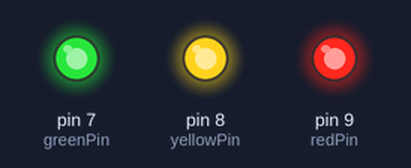
Bench run of a sketch on a simulated Arduino Uno, built with avr-gcc and run on an emulated ATmega328P. On the bench: output pins drawn as LEDs (lit = HIGH).

Above: at 0.12 s.
At 0.87 s:
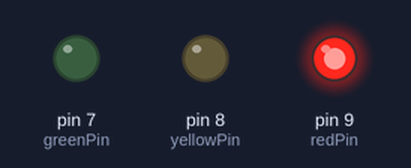
At 1.37 s:
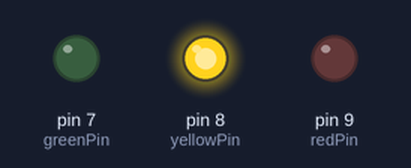
At 1.87 s:
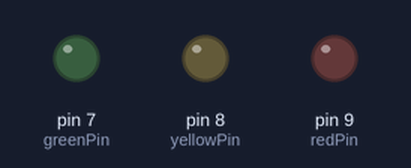
At 3.12 s:
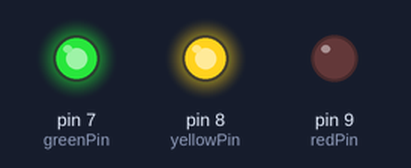
At 4.37 s:
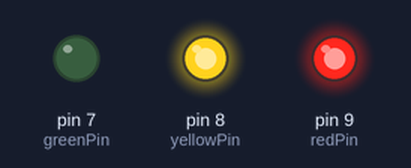
Timing chart, 0 to 4.7 s (numbered marks = the images above):
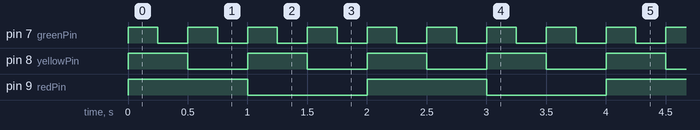

The sketch:

PROTOTHREAD_TEST.ino
```cpp
/*
 * NAME: PROTOTHREAD_TEST
 * AUTHOR: EDGAR CANO
 * DATE: 07/06/2021
 * VER: 0.1
 * DESCR:   - Para mostrar la ejecuión concrrente,
 *          - tres leds parpadean asincronamente
 *          - 1.0 s, 0.5 s y 0.25 s, respectivamente.
 */

#include <pt.h>
struct pt hilo1;    // Equivale  a un proceso concurrente
struct pt hilo2;
struct pt hilo3;

#define redPin   9
#define yellowPin 8
#define greenPin  7

void setup(){
  PT_INIT(&hilo1);   // Exige inicializar la variable utilizando un macro
  PT_INIT(&hilo2);   // requiere un puntero (valor de la DIR. MEMORIA)
  PT_INIT(&hilo3);   // donde se almacena el valor de la estructura.
}
void loop() {
  blinking1(&hilo1);
  blinking2(&hilo2);
  blinking3(&hilo3);
}

// Pasar como un parametro un puntero
void blinking1(struct pt *pt){
  /*Aqui inicia protothread*/
  PT_BEGIN(pt);                       //donde comienza el proto, pero requiere un puntero a la estructura
  static long previousMillis = 0;
  //void setup
   pinMode(redPin,OUTPUT);
 //  void loop() {
  do{
      digitalWrite(redPin,HIGH);
     //equivalente a delay(1000);
      previousMillis= millis();
      PT_WAIT_WHILE(pt, (millis()-previousMillis)<1000);       // espera un segundo.
      digitalWrite(redPin,LOW);
      previousMillis = millis();
      PT_WAIT_UNTIL(pt, (millis()-previousMillis)>=1000);       // espera un segundo.
   }while(true);
  PT_END(pt);
}

void blinking2(struct pt *pt){
  /*Aqui inicia protothread*/
  PT_BEGIN(pt);
  static long previousMillis = 0;
  //void setup
   pinMode(yellowPin,OUTPUT);
 //  void loop() {
  do{
      digitalWrite(yellowPin,HIGH);
      previousMillis = millis();
      PT_WAIT_WHILE(pt, (millis()-previousMillis)<500);
      digitalWrite(yellowPin,LOW);
      previousMillis = millis();
      PT_WAIT_UNTIL(pt, (millis()-previousMillis)>=500);
   }while(true);
  PT_END(pt);
}
void blinking3(struct pt *pt){
  /*Aqui inicia protothread*/
  PT_BEGIN(pt);
  static long previousMillis = 0;
  //void setup
   pinMode(greenPin,OUTPUT);
 //  void loop() {
  do{
      digitalWrite(greenPin,HIGH);
      previousMillis = millis();
      PT_WAIT_WHILE(pt, (millis()-previousMillis)<250);
      digitalWrite(greenPin,LOW);
      previousMillis = millis();
      PT_WAIT_UNTIL(pt, (millis()-previousMillis)>=250);
   }while(true);
  PT_END(pt);
}
//End of Code
```

Measured:
- by itself, pin 7 (greenPin): alternates HIGH for 0.25 s and LOW for 0.25 s
- by itself, pin 8 (yellowPin): alternates HIGH for 0.50 s and LOW for 0.50 s
- by itself, pin 9 (redPin): alternates HIGH for 1.0 s and LOW for 1.0 s
